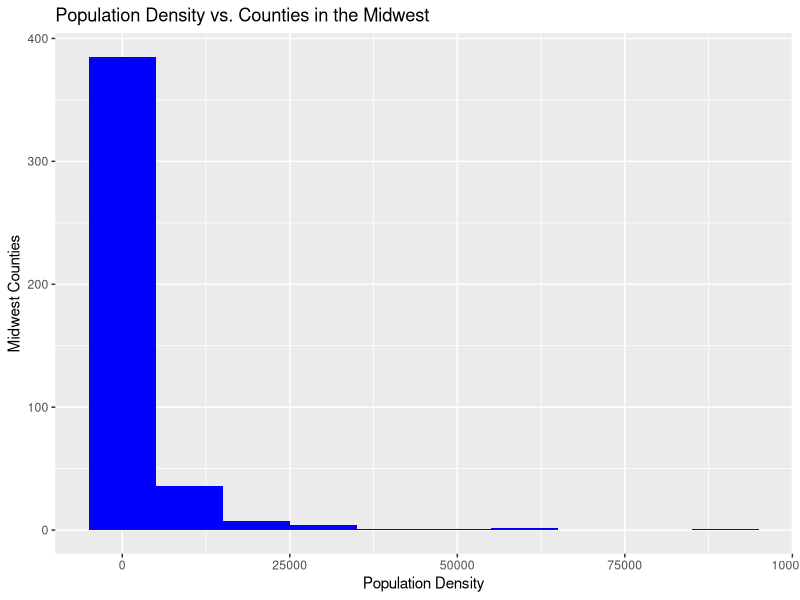
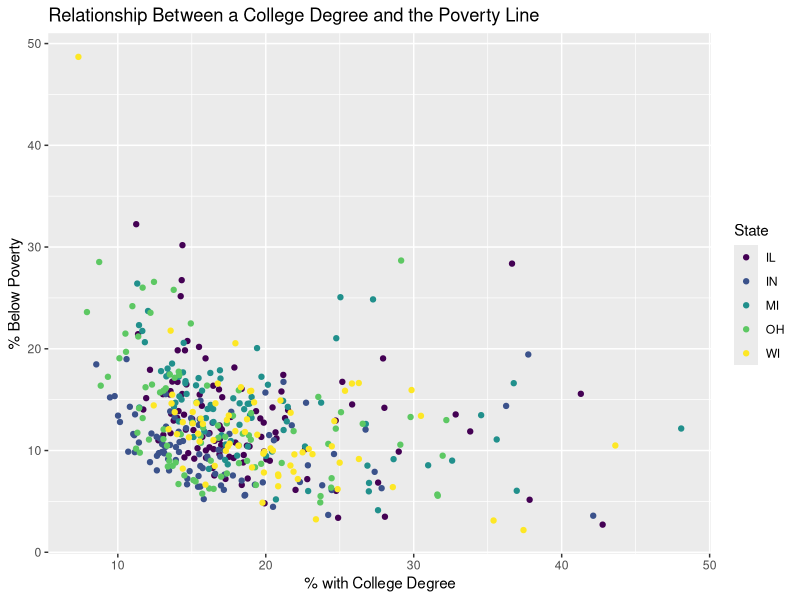
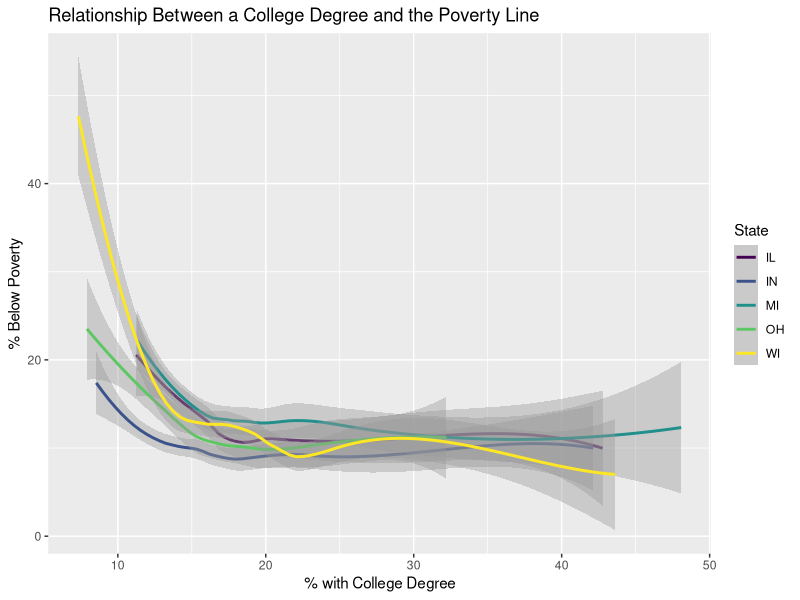
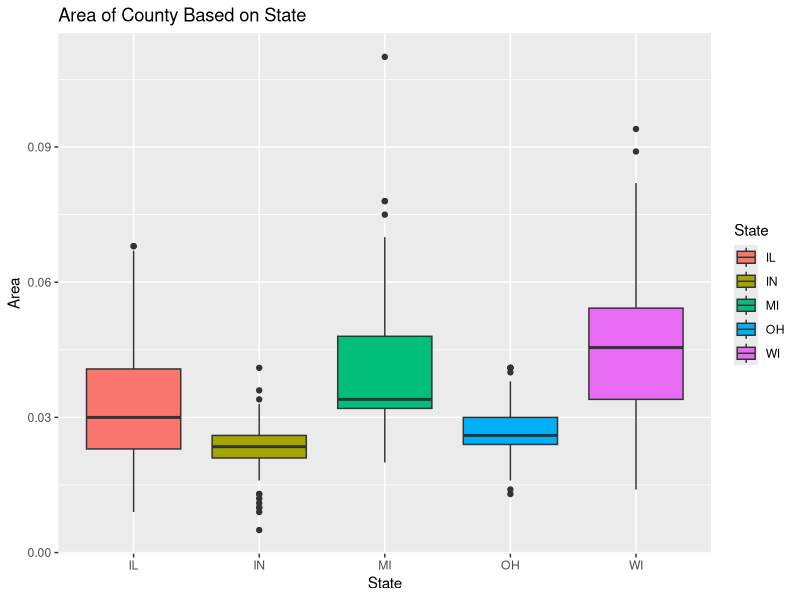
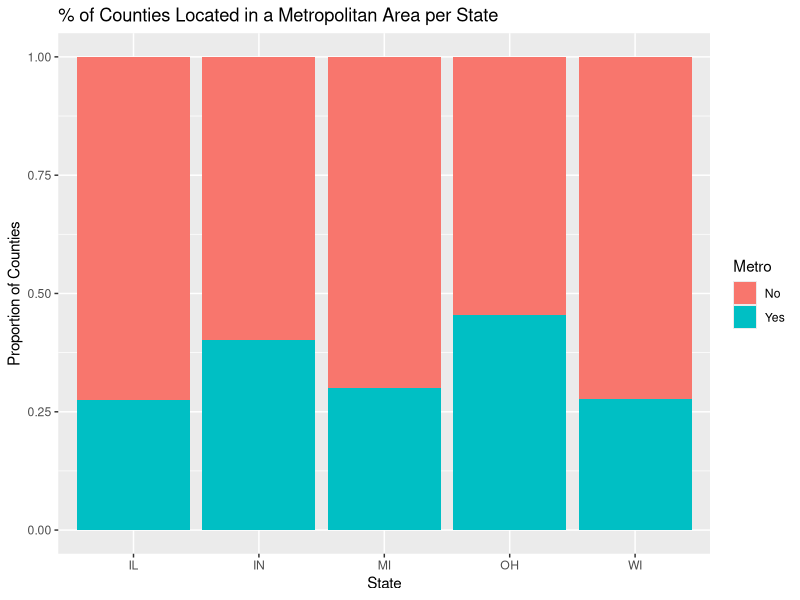
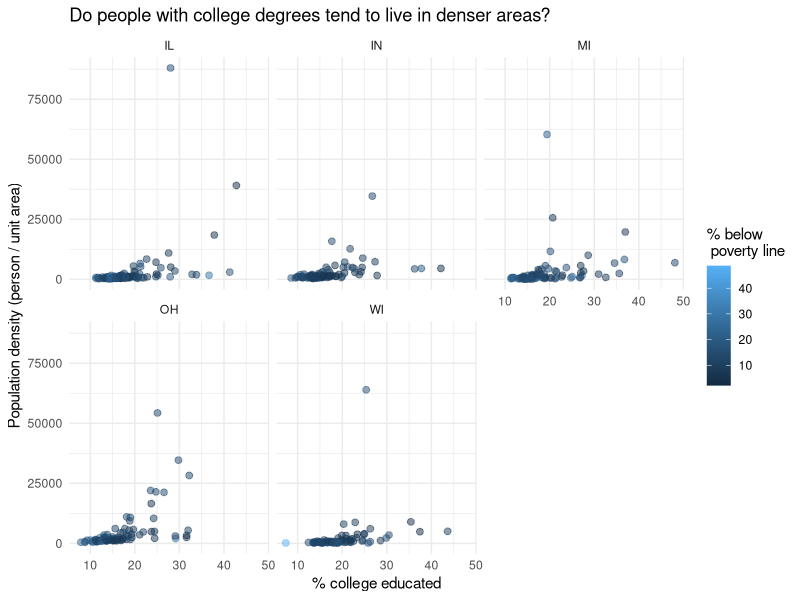

Reproduce these figures in R, in order.
## ---- chunk 1
#| label: load-packages
#| message: false

library(tidyverse)
library(viridis)
## ---- chunk 2

#population_density_histogram

ggplot(data = midwest,
       aes(x=popdensity)) + 
    geom_histogram(binwidth = 10000, fill = "blue") + 
  labs(title= "Population Density vs. Counties in the Midwest",
  x= "Population Density",
  y="Midwest Counties")
## ---- chunk 3

#college_degree_vs_poverty_scatterplot

ggplot(data = midwest,
       aes(x=percollege, y = percbelowpoverty, color = state)) + 
    geom_point() + 
  labs (title="Relationship Between a College Degree and the Poverty Line",
  x= "% with College Degree", 
  y="% Below Poverty",
  color = "State") + scale_colour_viridis_d()
## ---- chunk 4

#college_degree_vs_poverty_smooth_curve_fit

ggplot(data = midwest,
       aes(x=percollege, y = percbelowpoverty, color = state, se = FALSE)) + 
    geom_smooth() + 
  labs (title= "Relationship Between a College Degree and the Poverty Line",
  x= "% with College Degree", 
  y="% Below Poverty",
  color = "State") + scale_colour_viridis_d() 
## ---- chunk 5

#area_of_county_based_on_state_boxplots

ggplot(data=midwest,
  aes(x= state, y = area, fill = state )) + 
  geom_boxplot() + 
  labs (title="Area of County Based on State", 
  x= "State", 
  y="Area", fill = "State")
## ---- chunk 6

#percentage_of_counties_in_metro_area_bar_plot

midwest <- midwest |>
  mutate(metro = if_else(inmetro == 1, "Yes", "No"))

ggplot(data=midwest,
      aes(x = state, fill = metro)) + 
      geom_bar(position="fill") + 
  labs (title="% of Counties Located in a Metropolitan Area per State", 
        x= "State", 
        y="Proportion of Counties", fill = "Metro")

## ---- chunk 7

#recreated_plot

ggplot(data=midwest,
       aes(x = percollege, y = popdensity, color = percbelowpoverty)) + 
        geom_point(size = 2, alpha = 0.5, ) + 
  labs (title="Do people with college degrees tend to live in denser areas?", 
        x= "% college educated", 
        y="Population density (person / unit area)", 
        color = "% below \n poverty line") + 
  facet_wrap("state") + theme_minimal()
